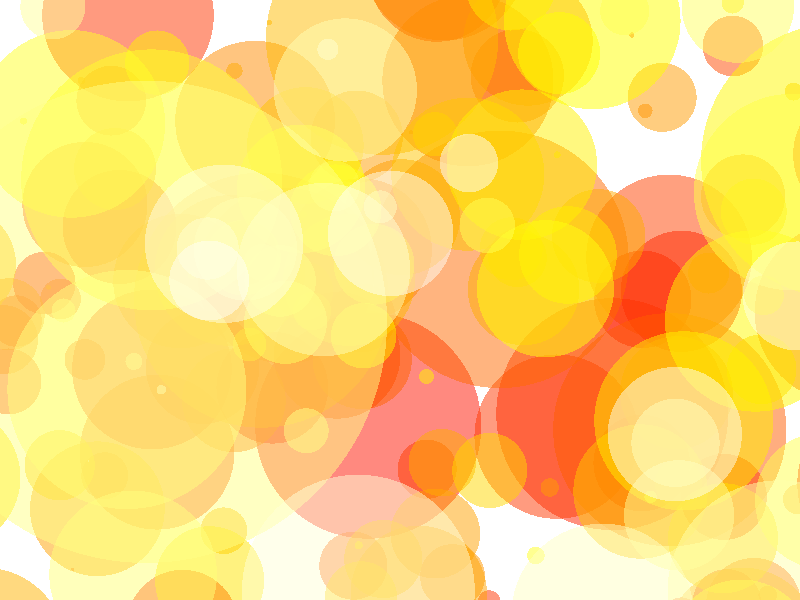

This figure's R source:

x <- rnorm(500)
y <- rnorm(500)

png(filename = "image/logo.png", width = 500, height = 500)
par(mar = c(0,0,0,0))
plot(y ~ x, ann = F, axes = F,
     ylim = c(-1, 1), xlim = c(-1, 1),
     pch = 21, bg = heat.colors(500, alpha = 0.5),
     cex = rnorm(500, sd = 15), col = NA)
dev.off()